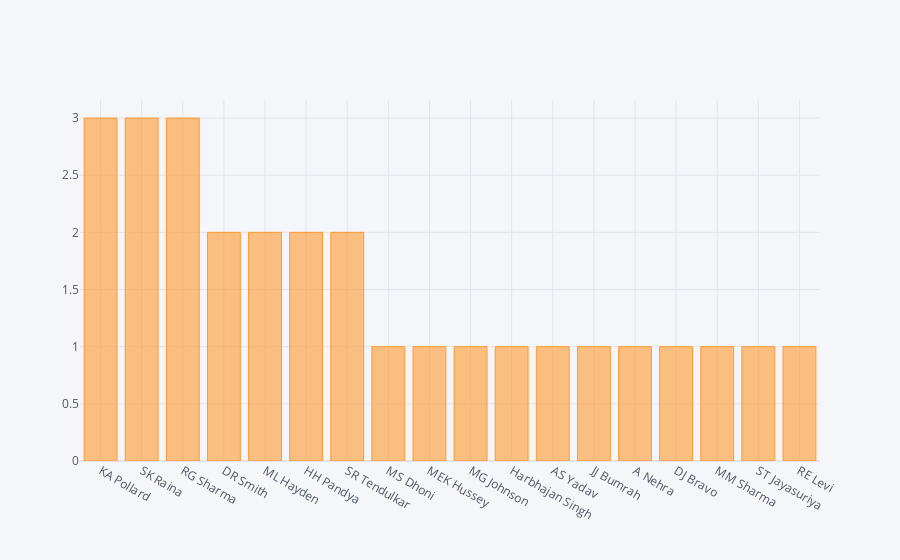

Notebook cell for this chart:
### Code cell
mom.iplot(kind='bar')

### Figure 1 — Plotly figure (JSON) as saved in the notebook; plotly's stock layout.template omitted (floating-point values rounded to 4 significant figures)
{"data": [{"marker": {"color": "rgba(255, 153, 51, 0.6)", "line": {"color": "rgba(255, 153, 51, 1.0)", "width": 1}}, "name": "player_of_match", "orientation": "v", "text": "", "type": "bar", "x": ["KA Pollard", "SK Raina", "RG Sharma", "DR Smith", "ML Hayden", "HH Pandya", "SR Tendulkar", "MS Dhoni", "MEK Hussey", "MG Johnson", "Harbhajan Singh", "AS Yadav", "JJ Bumrah", "A Nehra", "DJ Bravo", "MM Sharma", "ST Jayasuriya", "RE Levi"], "y": [3, 3, 3, 2, 2, 2, 2, 1, 1, 1, 1, 1, 1, 1, 1, 1, 1, 1]}], "layout": {"legend": {"bgcolor": "#F5F6F9", "font": {"color": "#4D5663"}}, "paper_bgcolor": "#F5F6F9", "plot_bgcolor": "#F5F6F9", "title": {"font": {"color": "#4D5663"}}, "xaxis": {"gridcolor": "#E1E5ED", "showgrid": true, "tickfont": {"color": "#4D5663"}, "title": {"font": {"color": "#4D5663"}, "text": ""}, "zerolinecolor": "#E1E5ED"}, "yaxis": {"gridcolor": "#E1E5ED", "showgrid": true, "tickfont": {"color": "#4D5663"}, "title": {"font": {"color": "#4D5663"}, "text": ""}, "zerolinecolor": "#E1E5ED"}}}
